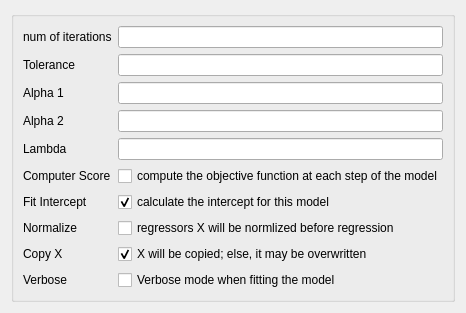
<?xml version="1.0" encoding="UTF-8"?>
<ui version="4.0">
 <class>Form</class>
 <widget class="QWidget" name="Form">
  <property name="sizePolicy">
   <sizepolicy hsizetype="Ignored" vsizetype="Ignored">
    <horstretch>0</horstretch>
    <verstretch>0</verstretch>
   </sizepolicy>
  </property>
  <property name="windowTitle">
   <string>Form</string>
  </property>
  <layout class="QVBoxLayout" name="verticalLayout">
   <item>
    <widget class="QGroupBox" name="formGroupBox">
     <layout class="QFormLayout" name="formLayout">
      <property name="fieldGrowthPolicy">
       <enum>QFormLayout::AllNonFixedFieldsGrow</enum>
      </property>
      <item row="0" column="0">
       <widget class="QLabel" name="numOfIterationsLabel">
        <property name="text">
         <string>num of iterations</string>
        </property>
       </widget>
      </item>
      <item row="0" column="1">
       <widget class="QLineEdit" name="numOfIterationsLineEdit">
        <property name="maximum" stdset="0">
         <number>999999999</number>
        </property>
        <property name="value" stdset="0">
         <number>300</number>
        </property>
       </widget>
      </item>
      <item row="1" column="0">
       <widget class="QLabel" name="toleranceLabel">
        <property name="text">
         <string>Tolerance</string>
        </property>
       </widget>
      </item>
      <item row="1" column="1">
       <widget class="QLineEdit" name="toleranceLineEdit">
        <property name="decimals" stdset="0">
         <number>5</number>
        </property>
        <property name="singleStep" stdset="0">
         <double>0.001000000000000</double>
        </property>
        <property name="value" stdset="0">
         <double>0.001000000000000</double>
        </property>
       </widget>
      </item>
      <item row="2" column="0">
       <widget class="QLabel" name="alpha1Label">
        <property name="text">
         <string>Alpha 1</string>
        </property>
       </widget>
      </item>
      <item row="2" column="1">
       <widget class="QLineEdit" name="alpha1LineEdit">
        <property name="decimals" stdset="0">
         <number>5</number>
        </property>
        <property name="singleStep" stdset="0">
         <double>0.001000000000000</double>
        </property>
        <property name="value" stdset="0">
         <double>0.001000000000000</double>
        </property>
       </widget>
      </item>
      <item row="3" column="0">
       <widget class="QLabel" name="alpha2Label">
        <property name="text">
         <string>Alpha 2</string>
        </property>
       </widget>
      </item>
      <item row="3" column="1">
       <widget class="QLineEdit" name="alpha2LineEdit">
        <property name="decimals" stdset="0">
         <number>8</number>
        </property>
        <property name="singleStep" stdset="0">
         <double>0.000001000000000</double>
        </property>
        <property name="value" stdset="0">
         <double>0.000001000000000</double>
        </property>
       </widget>
      </item>
      <item row="4" column="0">
       <widget class="QLabel" name="lambdaLabel">
        <property name="text">
         <string>Lambda</string>
        </property>
       </widget>
      </item>
      <item row="4" column="1">
       <widget class="QLineEdit" name="lambdaLineEdit">
        <property name="decimals" stdset="0">
         <number>8</number>
        </property>
        <property name="singleStep" stdset="0">
         <double>0.000001000000000</double>
        </property>
        <property name="value" stdset="0">
         <double>0.000001000000000</double>
        </property>
       </widget>
      </item>
      <item row="5" column="0">
       <widget class="QLabel" name="computerScoreLabel">
        <property name="text">
         <string>Computer Score</string>
        </property>
       </widget>
      </item>
      <item row="5" column="1">
       <widget class="QCheckBox" name="computerScoreCheckBox">
        <property name="text">
         <string>compute the objective function at each step of the model</string>
        </property>
       </widget>
      </item>
      <item row="6" column="0">
       <widget class="QLabel" name="fitInterceptLabel">
        <property name="text">
         <string>Fit Intercept</string>
        </property>
       </widget>
      </item>
      <item row="6" column="1">
       <widget class="QCheckBox" name="fitInterceptCheckBox">
        <property name="text">
         <string>calculate the intercept for this model</string>
        </property>
        <property name="checked">
         <bool>true</bool>
        </property>
       </widget>
      </item>
      <item row="7" column="0">
       <widget class="QLabel" name="normalizeLabel">
        <property name="text">
         <string>Normalize</string>
        </property>
       </widget>
      </item>
      <item row="7" column="1">
       <widget class="QCheckBox" name="normalizeCheckBox">
        <property name="text">
         <string>regressors X will be normlized before regression</string>
        </property>
       </widget>
      </item>
      <item row="8" column="0">
       <widget class="QLabel" name="copyXLabel">
        <property name="text">
         <string>Copy X</string>
        </property>
       </widget>
      </item>
      <item row="8" column="1">
       <widget class="QCheckBox" name="copyXCheckBox">
        <property name="text">
         <string>X will be copied; else, it may be overwritten</string>
        </property>
        <property name="checked">
         <bool>true</bool>
        </property>
       </widget>
      </item>
      <item row="9" column="0">
       <widget class="QLabel" name="verboseLabel">
        <property name="text">
         <string>Verbose</string>
        </property>
       </widget>
      </item>
      <item row="9" column="1">
       <widget class="QCheckBox" name="verboseCheckBox">
        <property name="text">
         <string>Verbose mode when fitting the model</string>
        </property>
       </widget>
      </item>
     </layout>
    </widget>
   </item>
  </layout>
 </widget>
 <resources/>
 <connections/>
</ui>
